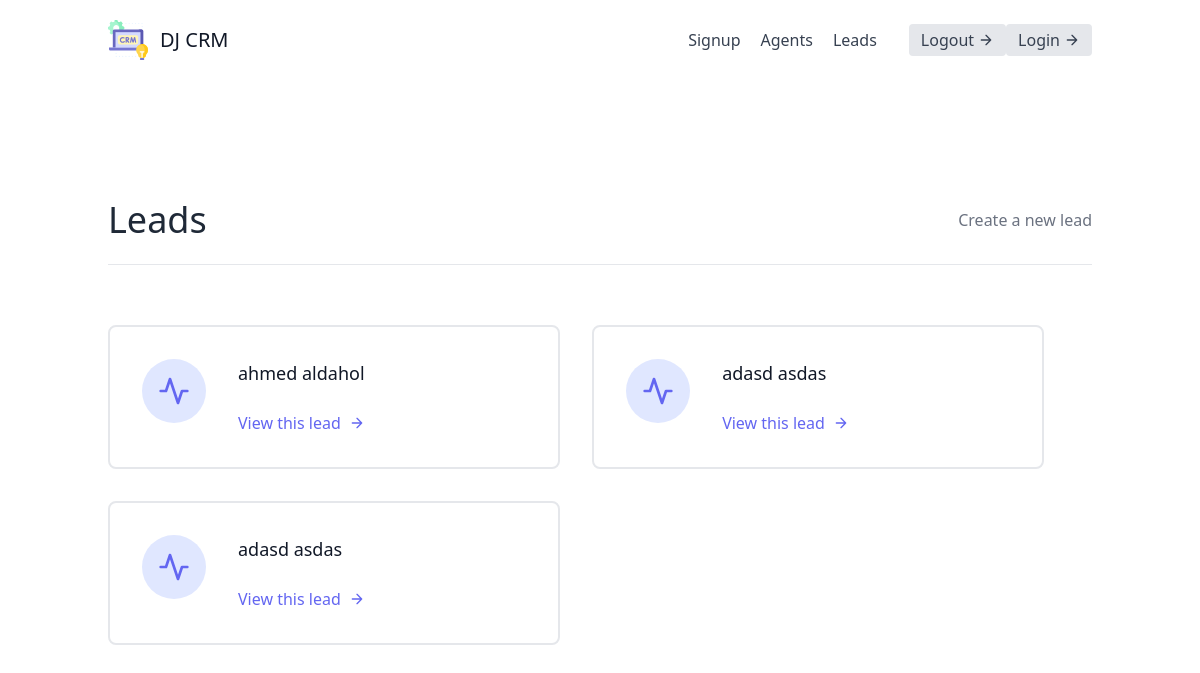
The page /leads/ on the database as committed earlier.
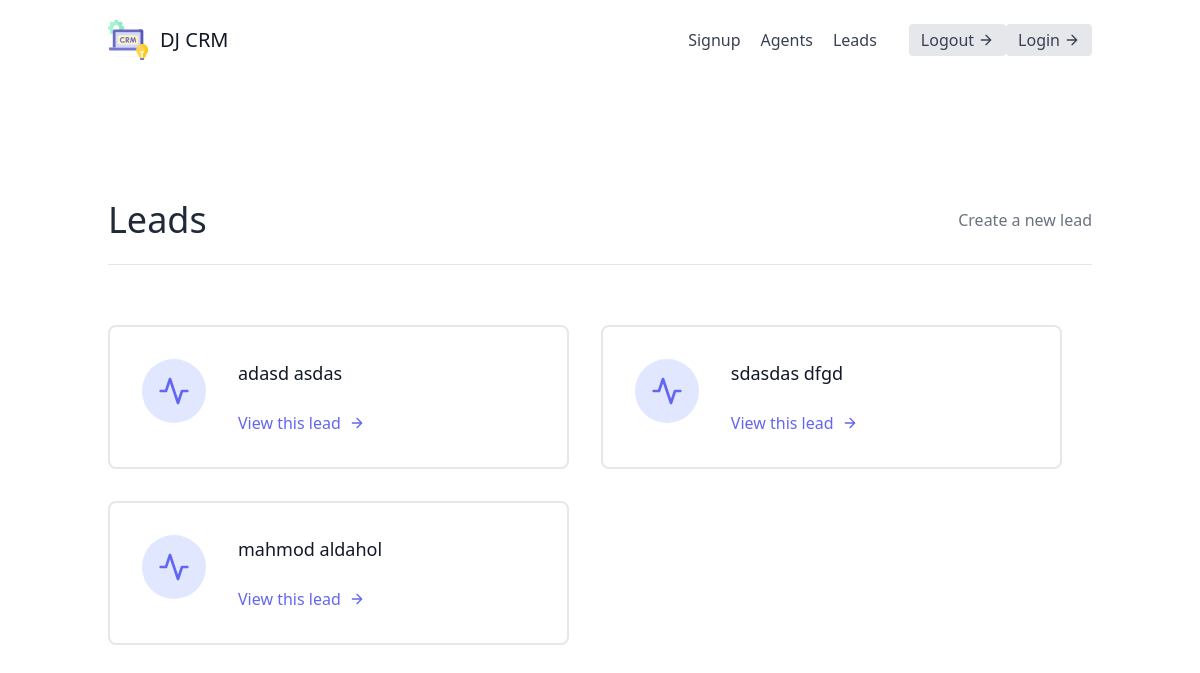
The same page on the database as committed later.
### leads/models.py (models this page shows, shortened)
class Lead(models.Model):
    SOURCE_CHOICES = (
        ("YouTube", "YouTube"),
        ("Google", "Google"),
        ("Newsletter", "Newsletter"),
    )
    first_name = models.CharField(max_length=20)
    last_name = models.CharField(max_length=20)
    agent = models.ForeignKey("Agent", on_delete=models.CASCADE)
    age = models.IntegerField(default=0)
    phoned = models.BooleanField(default=False)
    source = models.CharField(choices=SOURCE_CHOICES, max_length=100)
    profile_picture = models.ImageField(blank=True, null=True)
    special_file = models.FileField(blank=True, null=True)

### leads/views.py (the view)
# urls.py: path("", lead_list, name="lead-list"),
def lead_list(request):
    leads = Lead.objects.all()
    context = {"leads": leads}
    return render(request, "leads/lead_list.html", context=context)

### leads/templates/leads/lead_list.html (shortened to what this page needs)
{% extends "base.html" %} {% block content %}
<section class="text-gray-700 body-font">
  <div class="container px-5 py-24 mx-auto flex flex-wrap">
    <div class="w-full mb-6 py-6 flex justify-between items-center border-b border-gray-200">
        <div>
            <h1 class="text-4xl text-gray-800">Leads</h1>
        </div>
        <div>
            <a class="text-gray-500 hover:text-blue-500" href="{% url 'leads:lead-create' %}">
                Create a new lead
            </a>
        </div>
    </div>    <div class="mt-5 flex flex-wrap -m-4">
      {% for lead in leads %}
      <div class="p-4 lg:w-1/2 md:w-full">
        <div
          class="flex border-2 rounded-lg border-gray-200 p-8 sm:flex-row flex-col"
        >
          <div
            class="w-16 h-16 sm:mr-8 sm:mb-0 mb-4 inline-flex items-center justify-center rounded-full bg-indigo-100 text-indigo-500 flex-shrink-0"
          >
            <svg
              fill="none"
              stroke="currentColor"
              stroke-linecap="round"
              stroke-linejoin="round"
              stroke-width="2"
              class="w-8 h-8"
              viewBox="0 0 24 24"
            >
              <path d="M22 12h-4l-3 9L9 3l-3 9H2"></path>
            </svg>
          </div>
          <div class="flex-grow">
            <h2 class="text-gray-900 text-lg title-font font-medium mb-3">
              {{lead.first_name}} {{lead.last_name}}
            </h2>
            <a href="{% url 'leads:lead-detail' lead.pk%}" class="mt-3 text-indigo-500 inline-flex items-center">
              View this lead
              <svg
                fill="none"
                stroke="currentColor"
                stroke-linecap="round"
                stroke-linejoin="round"
                stroke-width="2"
                class="w-4 h-4 ml-2"
                viewBox="0 0 24 24"
              >
                <path d="M5 12h14M12 5l7 7-7 7"></path>
              </svg>
            </a>
          </div>
        </div>
      </div>
      {% endfor %}
    </div>
  </div>
</section>
{% endblock content %}

Rows that differ between the two databases and show on the page:
removed Lead: first_name "ahmed", last_name "aldahol"
removed Lead: first_name "adasd", last_name "asdas"
added Lead: first_name "sdasdas", last_name "dfgd"
added Lead: first_name "mahmod", last_name "aldahol"
